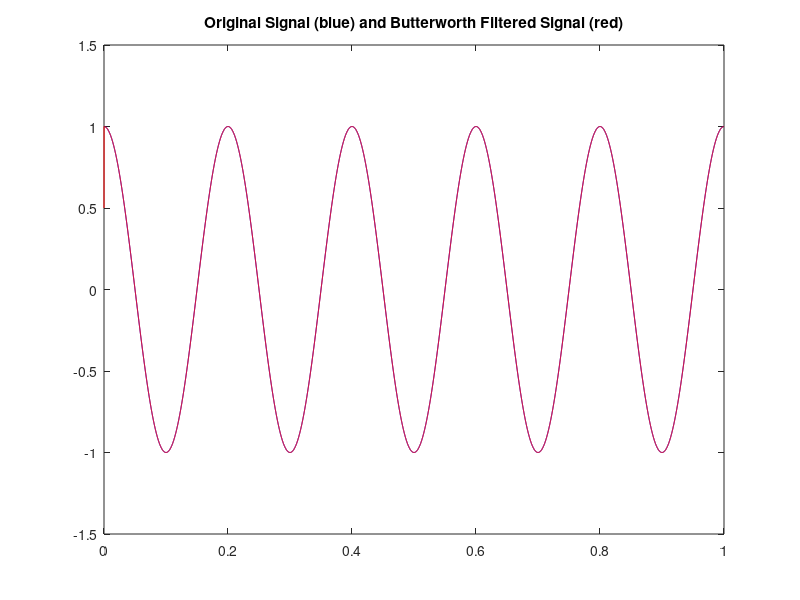

Write the MATLAB code that produced this figure. (Note: this script raises an error after producing the figure.)
% Jeff Arata
% 12/28/17
%
% This script looks at the effects of filter order on the phase, group
% delay/time delay, and phase delay of a signal, using a Butterworth
% lowpass filter.


% Notes on IIR filters:
%
% phase response = angle(H); H is complex frequency response
% group delay in samples = -d(phase)/d(w); w is angular frequency
% group delay in words: negative derivative of phase shift
% phase delay = -phase ./ w = -phase ./ (2*pi*f)
% phase delay in words: negative phase shift divided by angular frequency

close all;
clear;
clc;


%% Simulation of the effects of the Butterworth Lowpass Filter 

% Here we look at the effects of filtering a signal with a successively
% increasing filter order. We'll plot the original signal and the filtered
% signal on the same plot. We'll choose a lowpass filter with a cutoff
% frequency above those in the signal so that we can see the effects on the
% waveform.

fs = 10000;             % picking a sampling frequency
f = 5;                  % pick a frequency for our signal
t = 0:1/fs:1-1/fs;      % plot over a 1 second interval
x = cos( 2*pi*f*t );    % our signal

IIR_max_order = 60;
cutoff = (fs/4);                 % choose filter cutoff frequency <= fs/2
N = 2048;                        % number of data points wanted
cutoff_idx = round((cutoff/(fs/2))*N + 1);

% initialize
idx_check = round(linspace(1,cutoff_idx,5));
delay_check_matrix = zeros(IIR_max_order,length(idx_check));
phase_check_matrix = zeros(IIR_max_order,length(idx_check));


%% Butterworth Filters

for ii = 1:IIR_max_order
    
    [b,a] = butter(ii, cutoff/(fs/2) ); % Filter coefficients
    y = filter(b,a,x);                  % signal output
    % 1) Signal and Filtered Output
    figure(1)
    plot(t,x,'b', t,y,'r')              % plot input and output of filter
    axis([0 t(end)+1/fs -1.5 1.5])
    title('Original Signal (blue) and Butterworth Filtered Signal (red)')    
    
    % 2) Frequency Response
    figure(2)
    [H,W] = freq_response(b, a, N, fs); % W is true frequency, Hz
    subplot(2,1,1)
    title(['Frequency Response Butterworth Order: ', num2str(ii)])
    subplot(2,1,2)
    axis([0 fs/2 -40 0])
                  
    % Returns group delay in samples and W in Hz
    [D, D_W] = group_delay(b, a, N, fs);
    D = D/fs;  % Group delay in seconds
    % Phase response of the filter
    phase = angle(H);
    phase = unwrap(phase); 
        
    % 3.1) Group Delay in Seconds 
    figure(3)
    subplot(3,1,1)
    plot(D_W, D)
    ylabel('Group Delay, sec')
    title('Group Delay vs. Frequency - Butterworth')
    axis([0 fs/2 0 0.015])
    
    % 3.2) Group Delay in Samples
    sample_delay = D / (1/fs);  % Number of samples delayed per freq.
    figure(3)
    subplot(3,1,2)
    plot(D_W, sample_delay)
    ylabel('# of Samples Delay')
    title('Samples Delayed vs. Frequency - Butterworth')
    axis([0 fs/2 0 150])
    
    % 3.3) Phase Delay in Seconds
    phase_delay = -phase ./ (W*2*pi);   % time delay of phase
    figure(3)                           % multiple by 2*pi for angular frequency
    subplot(3,1,3)
    plot(W, phase_delay)
    xlabel('Frequency, Hz')
    ylabel('Phase Delay, sec')
    title('Phase Delay vs. Frequency - Butterworth')
    axis([0 fs/2 0 0.005])
        
    % For plotting the delay of a few frequencies vs. filter order
    delay_check_matrix(ii,:) = D(idx_check);
    % For plotting the phase shift of a few frequencies vs. filter order
    phase_check_matrix(ii,:) = phase(idx_check);
    
end


% 4.1) Plot delay of certain frequencies vs filter order
figure(4)
subplot(2,1,1)
plot(delay_check_matrix)
title(['Delay in Secs vs. Butterworth Order of ', num2str(length(idx_check)), ' Different Frequencies'])
xlabel('Filter Order')
ylabel('Delay in Seconds')
freq_legend = W(idx_check);
legend(num2str(freq_legend', '%5.0f\n'), 'Location', 'NorthWest')
legend BOXOFF

% 4.2) Plot the change in delay of certain frequencies vs filter order
diff_delay_check_matrix = diff(delay_check_matrix);
figure(4)
subplot(2,1,2)
plot(diff_delay_check_matrix)
title(['Diff of Delay in Secs at ', num2str(length(idx_check)), ' Frequencies vs. Butterworth Order'])
xlabel('Filter Order')
ylabel('Difference of Delay in Seconds')

% Note on Group Delay:
% 
% From these plots, we see that the difference in delay time for
% frequencies in the passband of the Butterworth filter approach different
% constant values with increasing filter order. After an order of 5-10, 
% the group delay seems very close to linear for frequencies in the 
% passband Still, the group delay is not linear overall, as expected for an
% IIR. Finally, the cutoff frequency approaches the highest value for the 
% difference in delay with increasing filter order.


% 5.1) Plot the phase shift vs filter order of certain frequencies
figure(5)
subplot(2,1,1)
plot(phase_check_matrix/pi)
title(['Phase Shift (pi radians) vs. Butterworth Order of ', num2str(length(idx_check)), ' Different Frequencies'])
xlabel('Filter Order')
ylabel('Phase Shift (pi radians)')
freq_legend = W(idx_check);
legend(num2str(freq_legend', '%5.0f\n'), 'Location', 'NorthWest')
legend BOXOFF

% 5.2) Plot the change in phase shift of certain frequencies vs filter order
diff_phase_check_matrix = diff(phase_check_matrix);
figure(5)
subplot(2,1,2)
plot(diff_phase_check_matrix/pi)
title(['Diff of Phase Shift (pi radians) at ', num2str(length(idx_check)), ' Frequencies vs. Butterworth Order'])
xlabel('Filter Order')
ylabel('Difference of Phase Shift (pi radians)')

% Note on Phase Shift:
%
% From these plots, we see that the difference in phase shift for varying
% frequencies in the passband of the Butterworth filter approach constant
% values after a filter order of about 10. So the Phase is approximately
% linear for filter order of 10 or more. Overall, the phase and the 
% difference in phase with each filter order is not linear, as expected for 
% an IIR filter.

% Note on the Cutoff Frequency:
%
% At the cutoff frequency, we see that the phase shift increases by
% approximately pi/4 radians with each filter order, over all filter
% orders!
